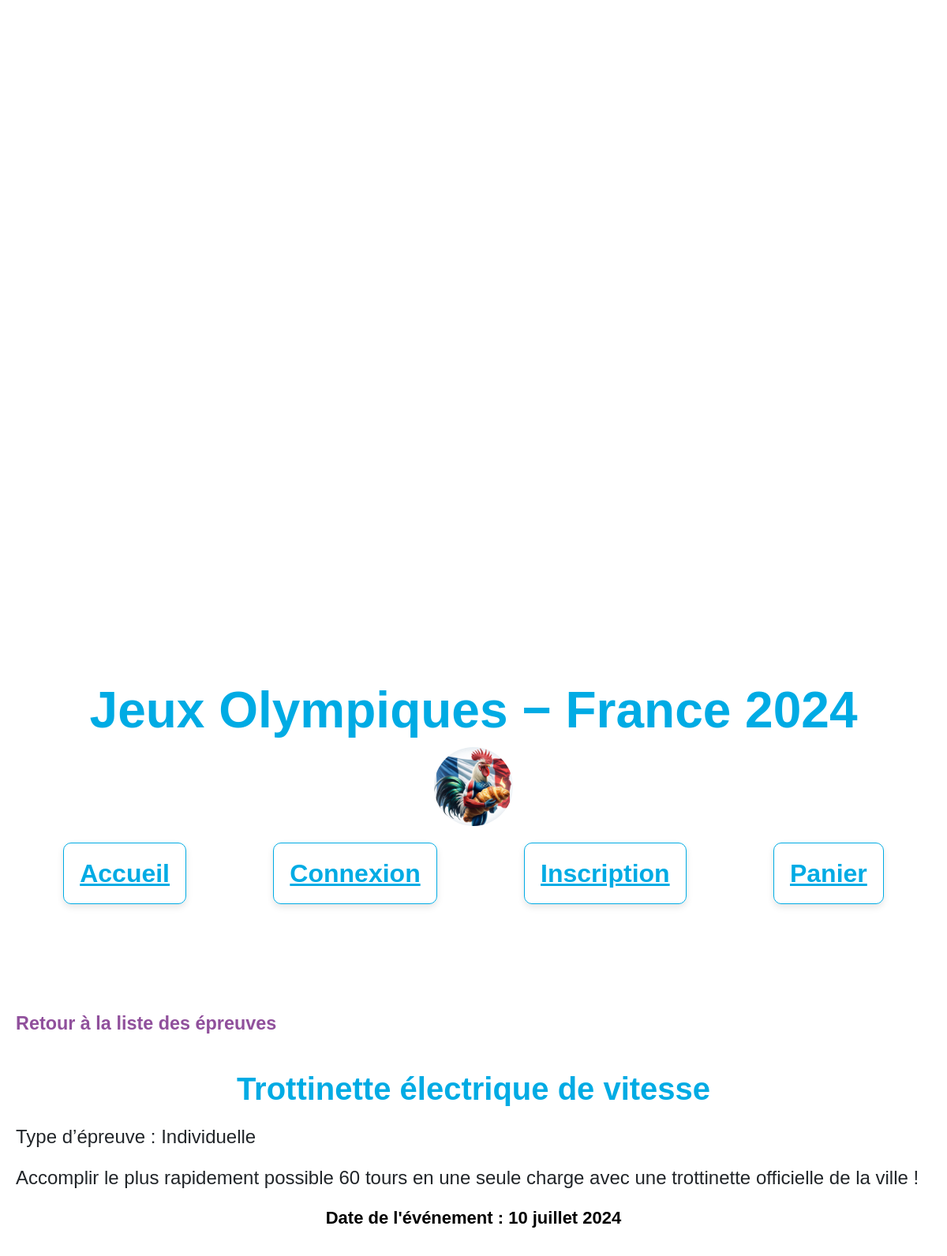
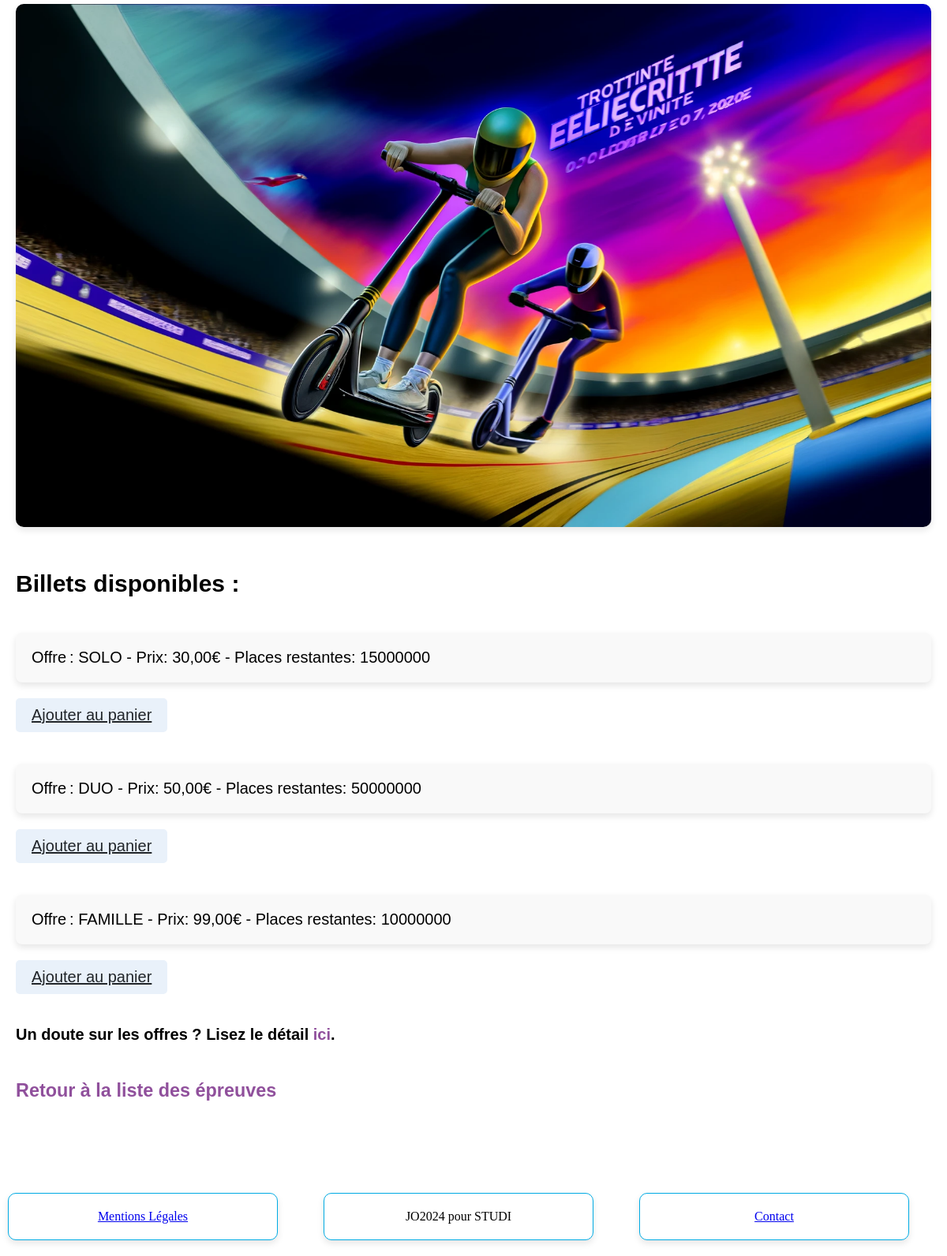
Screenshot of /epreuves/trottinette/ with the database file from the repository (2 pictures, top to bottom).
### store/models.py (models this page shows, shortened)
class Epreuve(models.Model):
    titre = models.CharField(max_length=200, verbose_name="Titre de l’épreuve")
    slug = models.SlugField(max_length=128)
    type = models.CharField(max_length=128, verbose_name="Type d’épreuve", blank=True, null=True)
    description = models.TextField(verbose_name="Description de l’épreuve")
    mention = models.TextField(verbose_name="Mentions", blank=True, null=True)
    date_epreuve = models.DateField(verbose_name="Date de l’épreuve")
    illustration = models.ImageField(upload_to="imgbank", blank=True, null=True)

class OffreBillet(models.Model):
    TYPE_OFFRE_CHOICES = [
        ('SOLO', 'Solo'),
        ('DUO', 'Duo'),
        ('FAMILLE', 'Famille'),
    ]
    nom = models.CharField(max_length=100, choices=TYPE_OFFRE_CHOICES, unique=True, verbose_name="Type d’offre", null=True, blank=True)
    slug = models.SlugField(max_length=128)
    description = models.TextField(blank=True, verbose_name="Description de l’offre")
    stock = models.IntegerField(default=0)
    prix = models.DecimalField(default=0.0, max_digits=6, decimal_places=2, validators=[MinValueValidator(0.01)], verbose_name="Prix de l’offre")
    nombre_personnes = models.PositiveIntegerField(verbose_name="Nombre de personne par billet")
    epreuve = models.ForeignKey(Epreuve, null=True, related_name='offres', on_delete=models.CASCADE, verbose_name="Épreuve associée")

### store/views.py (the view)
# urls.py: path('epreuves/<str:slug>/', epreuves_detail, name='epreuves'),
def epreuves_detail(request, slug):
    epreuve = get_object_or_404(Epreuve, slug=slug)
    offres = OffreBillet.objects.all()  # Si vous souhaitez afficher tous les types d'offres disponibles
    panier_total = 0
    if request.user.is_authenticated:
        panier, created = Panier.objects.get_or_create(utilisateur=request.user)
        panier_total = Achat.objects.filter(panier=panier).aggregate(Sum('quantité'))['quantité__sum'] or 0
    return render(request, 'store/epreuves.html', {'epreuve': epreuve, 'offres': offres, 'panier_total': panier_total})

### store/templates/store/epreuves.html (shortened to what this page needs)
{% extends 'base.html' %}
{% block content %}
<h3><a href="{% url 'liste_epreuves' %}" class="back-link">Retour à la liste des épreuves</a></h3>
<div class="epreuve-header">
    <h1 class="epreuve-title">{{ epreuve.titre }}</h1>
    <p class="epreuve-description">Type d’épreuve : {{ epreuve.type }}</p>
    <p class="epreuve-description">{{ epreuve.description }}</p>
    <p class="epreuve-date">Date de l'événement : {{ epreuve.date_epreuve }}</p>
    {% if epreuve.illustration %}
        <img src="{{ epreuve.illustration.url }}" alt="Illustration pour {{ epreuve.titre }}" class="epreuve-image">
    {% else %}
        <p class="no-illustration">Aucune illustration disponible.</p>
    {% endif %}
</div>
<h2>Billets disponibles :</h2>
<div class="offers-container">
    {% if offres %}
        {% for offre in offres %}
            <div>
                <p class="offer-card">Offre : {{ offre.nom }} - Prix: {{ offre.prix }}€ - Places restantes: {{ offre.stock }}</p>
                <a href="{% url 'panier_epreuves' epreuve.slug offre.slug %}" class="add-to-cart">Ajouter au panier</a>
            </div>
        {% endfor %}
    {% else %}
        <p>Aucun billet disponible pour cette épreuve.</p>
    {% endif %}
</div>
<h4>Un doute sur les offres ? Lisez le détail <a href="{% url 'liste_offres' %}" class="back-link">ici</a>.</h4>
<h3><a href="{% url 'liste_epreuves' %}" class="back-link">Retour à la liste des épreuves</a></h3>
{% endblock %}

### templates/base.html (shortened to what this page needs)
{% load static %}
<!DOCTYPE html>
<html lang="fr">
<head>
    <link rel="stylesheet" href="{% static 'css/styles.css' %}">
</head>
<body>
<header class="header">
    <div class="container">
            <div class="header-slider">
            </div>
        <h1 class="site-title">Jeux Olympiques − France 2024</h1>
        <img src="{% static 'img/MassScott.webp' %}" alt="Image 2" class="header-image">
        <nav class="main-nav" aria-label="Navigation principale">
            <h4><a href="{% url 'accueil' %}" class="card slideIn">Accueil</a></h4>
            {% if user.is_authenticated %}
                <a class="main-nav card simple_titre" >Bienvenue, {{ user.username }}</a>
                <h4><a href="{% url 'logout' %}" class="card slideIn">Déconnexion</a></h4>
                <h4><a href="{% url 'voir_panier' %}" class="panier-link card slideIn">
                    {% if panier_total > 0 %}
                        {{ panier_total }} article(s) au panier
                    {% else %}
                        Le panier est vide
                    {% endif %}
                </a></h4>
            {% else %}
                <h4><a href="{% url 'login' %}" class="card slideIn">Connexion</a></h4>
                <h4><a href="{% url 'signup' %}" class="card slideIn">Inscription</a></h4>
                <h4><a href="{% url 'voir_panier' %}" class="panier-link card slideIn">Panier</a></h4>
            {% endif %}
        </nav>
    </div>
</header>
<main class="content container">
    {% block content %}
    {% endblock%}
</main>
<footer class="footer">
    <div class="container">
        <div class="epreuves-container">
            <p class="card"><a href="{% url 'mentions_legales' %}">Mentions Légales</a></p>
            <p class="card">JO2024 pour STUDI</p>
            <p class="card"><a href="mailto:EtudiantSTUDI@gmx.fr">Contact</a></p>
        </div>
    </div>
</footer>
</body>
</html>

### static/css/styles.css (style rules this page uses)
:root { --gtitle-color: #00ABE4; --mtitle-color: #E9F1FA; --simple_titre-color: #FFFFFF; --highlight-color: #90509c; --text-color: #212529; }
.header { padding: 10px; font-family: Tahoma, sans-serif; font-size: 32px; text-align: center; }
.container { max-width: 1200px; margin: 0 auto; padding: 10px; }
.header-image { border-radius: 50%; max-width: 100px; max-height: 100px; object-fit: cover; display: block; margin: 0 auto; }
.header-slider { position: relative; height: 800px; z-index: -1; }
.site-title { color: var(--gtitle-color); text-align: center; margin-bottom: 10px; font-family: Helvetica, sans-serif; }
.main-nav { display: flex; justify-content: space-around; align-items: center; margin-top: 10px; text-decoration-color: #323232; margin: 0 5px; }
.main-nav h4 a { color: var(--gtitle-color); white-space: nowrap; }
.content { margin-top: 20px; min-height: calc(100% - 100px); padding: 20px; font-family: Tahoma, sans-serif; font-size: 20px; }
html, body { height: 100%; margin: 0; padding: 0; }
.slideIn { animation: slideIn 1s ease-out; }
.card { border: 1px solid var(--gtitle-color) !important; background-color: #fff; border-radius: 10px; padding: 20px; margin: 10px 0; box-shadow: 0 4px 8px rgba(0,0,0,0.1); transition: transform 0.2s; width: 300px; text-align: center; }
.offers-container { display: flex; flex-direction: column; gap: 20px; margin-bottom: 40px; }
.offer-card { background-color: #f9f9f9; border-radius: 8px; padding: 20px; box-shadow: 0 4px 8px rgba(0, 0, 0, 0.1); transition: transform 0.3s; }
.add-to-cart { display: inline-block; background-color: var(--mtitle-color); color: var(--text-color); text-decoration-color: var (--text-color); padding: 10px 20px; border-radius: 5px; transition: background-color 0.3s; }
.back-link { color: var(--highlight-color); text-decoration: none; margin-bottom: 20px; display: inline-block; }
.epreuve-header { text-align: center; margin-bottom: 30px; }
.epreuve-title { font-size: 2em; margin-bottom: 10px; color: var(--gtitle-color); }
.epreuve-description { font-size: 1.2em; text-align: justify; color: var(--text-color); margin-bottom: 15px; }
.epreuve-date { font-size: 1.1em; margin-bottom: 20px; font-weight: bold; }
.epreuves-container { display: grid; grid-template-columns: repeat(auto-fit, minmax(250px, 1fr)); gap: 20px; }
.epreuve-image { max-width: 100%; height: auto; border-radius: 10px; margin-bottom: 15px; box-shadow: 0 4px 8px rgba(0, 0, 0, 0.1); margin: 20px 0; }
.footer { height: 96px; background-color: #FFF; color: #000; text-align: center; margin-top: 32px; margin-bottom: 32px; position: sticky; bottom: 0; }

### rows the page displays
Epreuve: titre "Trottinette électrique de vitesse", type "Individuelle", description "Accomplir le plus rapidement possible 60 tours en une seule charge avec une trottinette officielle de la ville !", date_epreuve "10 juillet 2024", illustration (picture)
OffreBillet: nom "SOLO", prix "30,00", stock "15000000"
OffreBillet: nom "DUO", prix "50,00", stock "50000000"
OffreBillet: nom "FAMILLE", prix "99,00", stock "10000000"
